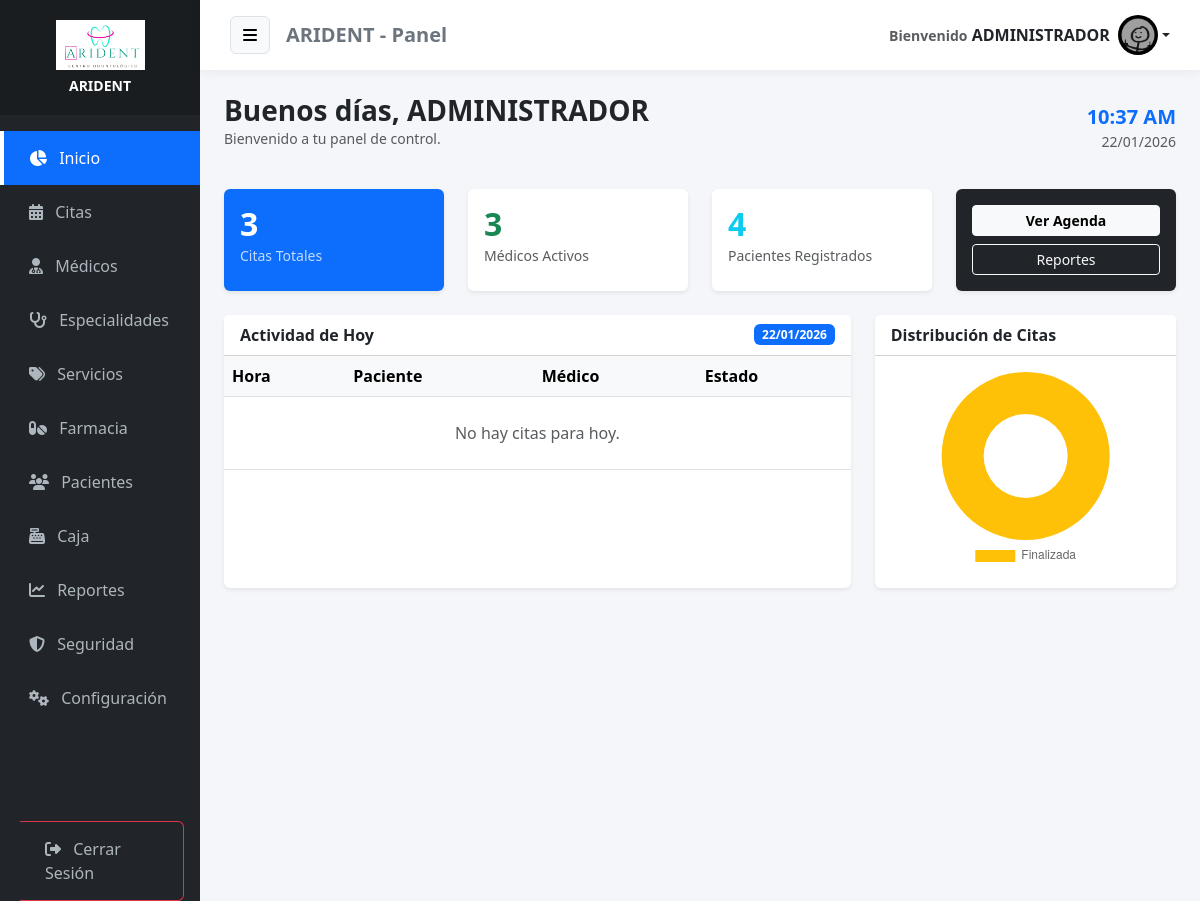
The page /home (signed in) on the database its author committed.
### tables this page shows
CREATE TABLE IF NOT EXISTS `configuracion` (
  `id` int NOT NULL,
  `nombre_clinica` varchar(100) DEFAULT NULL,
  `direccion` varchar(255) DEFAULT NULL,
  `telefono` varchar(50) DEFAULT NULL,
  `email` varchar(100) DEFAULT NULL,
  `moneda` varchar(5) DEFAULT 'S/.',
  `logo` varchar(255) DEFAULT NULL,
  PRIMARY KEY (`id`)
);

CREATE TABLE IF NOT EXISTS `citas` (
  `id_cita` int NOT NULL AUTO_INCREMENT,
  `id_paciente` int NOT NULL,
  `id_medico` int NOT NULL,
  `id_servicio` int DEFAULT NULL,
  `fecha_cita` datetime NOT NULL,
  `motivo` text,
  `peso` decimal(5,2) DEFAULT NULL,
  `talla` decimal(5,2) DEFAULT NULL,
  `temperatura` decimal(4,1) DEFAULT NULL,
  `presion_arterial` varchar(20) DEFAULT NULL,
  `diagnostico` text,
  `prescripcion` text,
  `dias_reposo` int DEFAULT '0',
  `fecha_fin_reposo` date DEFAULT NULL,
  `estado` enum('Pendiente','Confirmada','Cancelada','Finalizada') DEFAULT 'Pendiente',
  `created_at` timestamp NULL DEFAULT CURRENT_TIMESTAMP,
  PRIMARY KEY (`id_cita`),
  KEY `id_paciente` (`id_paciente`),
  KEY `id_medico` (`id_medico`),
  KEY `fk_cita_servicio` (`id_servicio`),
  CONSTRAINT `citas_ibfk_1` FOREIGN KEY (`id_paciente`) REFERENCES `usuarios` (`id_usuario`),
  CONSTRAINT `citas_ibfk_2` FOREIGN KEY (`id_medico`) REFERENCES `medicos` (`id_medico`),
  CONSTRAINT `fk_cita_servicio` FOREIGN KEY (`id_servicio`) REFERENCES `servicios` (`id_servicio`)
);

### app/views/admin/dashboard.php (the view, shortened to what the rows shown need)
<?php require_once APP_ROOT . '/views/layouts/header.php'; ?>
<?php
    $rol = $_SESSION['user_role_id'] ?? 0;
    $nombre = $_SESSION['user_name'] ?? 'Usuario';
    $hora = date('H');
    $saludo = ($hora < 12) ? 'Buenos días' : (($hora < 18) ? 'Buenas tardes' : 'Buenas noches');
?>
<div class="d-flex justify-content-between align-items-center mb-4">
    <div>
        <h3 class="fw-bold text-dark mb-0"><?php echo $saludo . ', ' . $nombre; ?></h3>
        <p class="text-muted small">Bienvenido a tu panel de control.</p>
    </div>
    <div class="text-end d-none d-md-block">
        <h5 class="fw-bold mb-0 text-primary"><?php echo date('h:i A'); ?></h5>
        <small class="text-muted"><?php echo date('d/m/Y'); ?></small>
    </div>
</div>
<?php if($rol == 1):  ?>
    <div class="row mb-4">
        <div class="col-md-3">
            <div class="card border-0 shadow-sm bg-primary text-white h-100">
                <div class="card-body">
                    <h2 class="fw-bold mb-0"><?php echo $data['total_citas'] ?? 0; ?></h2>
                    <small class="opacity-75">Citas Totales</small>
                </div>
            </div>
        </div>
        <div class="col-md-3">
            <div class="card border-0 shadow-sm bg-white h-100">
                <div class="card-body">
                    <h2 class="fw-bold mb-0 text-success"><?php echo $data['total_medicos'] ?? 0; ?></h2>
                    <small class="text-muted">Médicos Activos</small>
                </div>
            </div>
        </div>
        <div class="col-md-3">
            <div class="card border-0 shadow-sm bg-white h-100">
                <div class="card-body">
                    <h2 class="fw-bold mb-0 text-info"><?php echo $data['total_pacientes'] ?? 0; ?></h2>
                    <small class="text-muted">Pacientes Registrados</small>
                </div>
            </div>
        </div>
        <div class="col-md-3">
            <div class="card border-0 shadow-sm bg-dark text-white h-100">
                <div class="card-body text-center py-3">
                    <a href="<?php echo BASE_URL; ?>/citas" class="btn btn-light btn-sm fw-bold w-100 mb-2">Ver Agenda</a>
                    <a href="<?php echo BASE_URL; ?>/reportes" class="btn btn-outline-light btn-sm w-100">Reportes</a>
                </div>
            </div>
        </div>
    </div>
    <div class="row">
        <div class="col-lg-8 mb-4">
            <div class="card shadow-sm border-0 h-100">
                <div class="card-header bg-white fw-bold d-flex justify-content-between align-items-center">
                    <span>Actividad de Hoy</span>
                    <span class="badge bg-primary text-white"><?php echo date('d/m/Y'); ?></span>
                </div>
                <div class="card-body p-0">
                    <div class="table-responsive">
                        <table class="table table-hover mb-0 align-middle">
                            <thead class="table-light">
                                <tr><th>Hora</th><th>Paciente</th><th>Médico</th><th>Estado</th></tr>
                            </thead>
                            <tbody>
                                <?php
                                $citas = $data['citas_hoy'];
                                if(!empty($citas)):
                                    foreach($citas as $cita): ?>
                                    <tr>
                                        <td class="fw-bold text-primary"><?php echo date('H:i', strtotime($cita['fecha_cita'])); ?></td>
                                        <td><?php echo htmlspecialchars($cita['paciente']); ?></td>
                                        <td class="small text-muted"><?php echo htmlspecialchars($cita['medico']); ?></td>
                                        <td>
                                            <?php
                                            $st = $cita['estado'];
                                            $badge = ($st=='Pendiente')?'bg-warning':(($st=='Confirmada')?'bg-primary':(($st=='Finalizada')?'bg-success':'bg-danger'));
                                            ?>
                                            <span class="badge <?php echo $badge; ?>"><?php echo $st; ?></span>
                                        </td>
                                    </tr>
                                    <?php endforeach;
                                else: ?>
                                    <tr><td colspan="4" class="text-center py-4 text-muted">No hay citas para hoy.</td></tr>
                                <?php endif; ?>
                            </tbody>
                        </table>
                    </div>
                </div>
            </div>
        </div>
        <div class="col-lg-4 mb-4">
            <div class="card shadow-sm border-0 h-100">
                <div class="card-header bg-white fw-bold">Distribución de Citas</div>
                <div class="card-body d-flex align-items-center justify-content-center">
                    <canvas id="adminChart" style="max-height: 200px;"></canvas>
                </div>
            </div>
        </div>
    </div>
<?php endif; ?>
<script>
    // Inicialización del gráfico con datos seguros
    const ctx = document.getElementById('adminChart');
    if(ctx) {
        new Chart(ctx.getContext('2d'), {
            type: 'doughnut',
            data: {
                labels: <?php echo json_encode($data['chart_labels'] ?? []); ?>,
                datasets: [{
                    data: <?php echo json_encode($data['chart_data'] ?? []); ?>,
                    backgroundColor: ['#ffc107', '#0d6efd', '#198754', '#dc3545'],
                    borderWidth: 0
                }]
            },
            options: { plugins: { legend: { position: 'bottom' } } }
        });
    }
</script>
<?php require_once APP_ROOT . '/views/layouts/footer.php'; ?>

### app/views/layouts/header.php (shortened to what the rows shown need)
<?php
require_once APP_ROOT . '/models/Configuracion.php';
$db_header = new Database();
$conn_header = $db_header->connect();
$configModel_header = new Configuracion($conn_header);
$empresa_header = $configModel_header->obtener();
$nombre_app = !empty($empresa_header['nombre_clinica']) ? $empresa_header['nombre_clinica'] : 'MediCitas';
$logo_app   = !empty($empresa_header['logo']) ? $empresa_header['logo'] : null;
$rol = $_SESSION['id_de_rol_de_usuario'] ?? 0;
$uri = $_SERVER['REQUEST_URI'];
?>
<!DOCTYPE html>
<html lang="es">
<head>
    <link href="https://cdn.jsdelivr.net/npm/bootstrap@5.3.0/dist/css/bootstrap.min.css" rel="stylesheet">
    <link rel="stylesheet" href="https://cdnjs.cloudflare.com/ajax/libs/font-awesome/6.4.0/css/all.min.css">
    <link rel="stylesheet" href="https://cdn.datatables.net/1.13.4/css/dataTables.bootstrap5.min.css">
    <link rel="stylesheet" href="https://cdn.datatables.net/buttons/2.3.6/css/buttons.bootstrap5.min.css">
    <link href="https://cdn.jsdelivr.net/npm/select2@4.1.0-rc.0/dist/css/select2.min.css" rel="stylesheet">
    <link href="https://cdn.jsdelivr.net/npm/select2-bootstrap-5-theme@1.3.0/dist/select2-bootstrap-5-theme.min.css" rel="stylesheet">
</head>
<body>
<div class="container-fluid">
    <div class="row flex-nowrap">
        <div class="col-auto col-md-3 col-xl-2 px-0 sidebar-col bg-dark" id="sidebar">
            <div class="logo-area">
                <?php if ($logo_app && file_exists(APP_ROOT . '/../public/uploads/' . $logo_app)): ?>
                    <div class="mb-2">
                        <img src="<?php echo BASE_URL; ?>/uploads/<?php echo $logo_app; ?>" class="img-fluid" style="max-height:50px;">
                    </div>
                    <h6 class="text-white mb-0 fw-bold small"><?php echo $nombre_app; ?></h6>
                <?php else: ?>
                    <h4 class="text-white mb-0">
                        <i class="fas fa-heartbeat text-primary"></i> <?php echo $nombre_app; ?>
                    </h4>
                <?php endif; ?>
            </div>
            <div class="sidebar-menu mt-3">
                <a href="<?= BASE_URL ?>/home" class="<?= strpos($uri,'home')!==false?'active':'' ?>">
                    <i class="fas fa-chart-pie me-2"></i> Inicio
                </a>
                <a href="<?= BASE_URL ?>/citas" class="<?= strpos($uri,'citas')!==false?'active':'' ?>">
                    <i class="fas fa-calendar-alt me-2"></i> Citas
                </a>
                <?php if ($rol == 1): ?>
                    <a href="<?= BASE_URL ?>/medicos" class="<?= strpos($uri,'medicos')!==false?'active':'' ?>"><i class="fas fa-user-md me-2"></i> Médicos</a>
                    <a href="<?= BASE_URL ?>/especialidades" class="<?= strpos($uri,'especialidades')!==false?'active':'' ?>"><i class="fas fa-stethoscope me-2"></i> Especialidades</a>
                    <a href="<?= BASE_URL ?>/servicios" class="<?= strpos($uri,'servicios')!==false?'active':'' ?>"><i class="fas fa-tags me-2"></i> Servicios</a>
                <?php endif; ?>
                <?php if ($rol == 1 || $rol == 4): ?>
                    <a href="<?= BASE_URL ?>/medicamentos" class="<?= strpos($uri,'medicamentos')!==false?'active':'' ?>"><i class="fas fa-pills me-2"></i> Farmacia</a>
                    <a href="<?= BASE_URL ?>/pacientes" class="<?= strpos($uri,'pacientes')!==false?'active':'' ?>"><i class="fas fa-users me-2"></i> Pacientes</a>
                    <a href="<?= BASE_URL ?>/pagos" class="<?= strpos($uri,'pagos')!==false?'active':'' ?>"><i class="fas fa-cash-register me-2"></i> Caja</a>
                <?php endif; ?>
                <?php if ($rol == 1): ?>
                    <a href="<?= BASE_URL ?>/reportes" class="<?= strpos($uri,'reportes')!==false?'active':'' ?>"><i class="fas fa-chart-line me-2"></i> Reportes</a>
                    <a href="<?= BASE_URL ?>/auditoria" class="<?= strpos($uri,'auditoria')!==false?'active':'' ?>"><i class="fas fa-shield-alt me-2"></i> Seguridad</a>
                    <a href="<?= BASE_URL ?>/configuracion" class="<?= strpos($uri,'configuracion')!==false?'active':'' ?>"><i class="fas fa-cogs me-2"></i> Configuración</a>
                <?php endif; ?>
                <div class="mt-5 pt-5 px-3">
                    <a href="<?= BASE_URL ?>/auth/logout" class="btn btn-outline-danger w-100 text-start">
                        <i class="fas fa-sign-out-alt me-2"></i> Cerrar Sesión
                    </a>
                </div>
            </div>
        </div>
        <div class="col content-col">
            <div class="top-navbar mb-4">
                <div class="d-flex align-items-center">
                    <button class="btn btn-light me-3 border" id="menu-toggle"><i class="fas fa-bars"></i></button>
                    <h5 class="m-0 text-secondary fw-bold d-none d-md-block"><?= $nombre_app ?> - Panel</h5>
                </div>
                <div class="dropdown">
                    <a class="nav-link dropdown-toggle fw-bold text-dark d-flex align-items-center" data-bs-toggle="dropdown">
                        <div class="me-2 text-end d-none d-md-block">
                            <small class="text-muted">Bienvenido</small>
                            <span><?= $_SESSION['user_name'] ?? 'Usuario' ?></span>
                        </div>
                        <?php if (!empty($_SESSION['user_avatar']) && file_exists(APP_ROOT . '/../public/uploads/' . $_SESSION['user_avatar'])): ?>
                            <img src="<?= BASE_URL ?>/uploads/<?= $_SESSION['user_avatar'] ?>" class="rounded-circle" style="width:40px;height:40px;">
                        <?php else: ?>
                            <i class="fas fa-user-circle fa-2x text-primary"></i>
                        <?php endif; ?>
                    </a>
                </div>
            </div>
            <div class="container-fluid px-4">

### rows shown on the page
configuracion: logo (picture), nombre_clinica "ARIDENT"
citas: id_medico "3"

### other values the page prints
$_SESSION['user_name'] "ADMINISTRADOR"
$nombre "ADMINISTRADOR"
$data['total_pacientes'] "4"
chart data {{ json_encode($data['chart_labels'] ?? []) }} ["Finalizada"]
